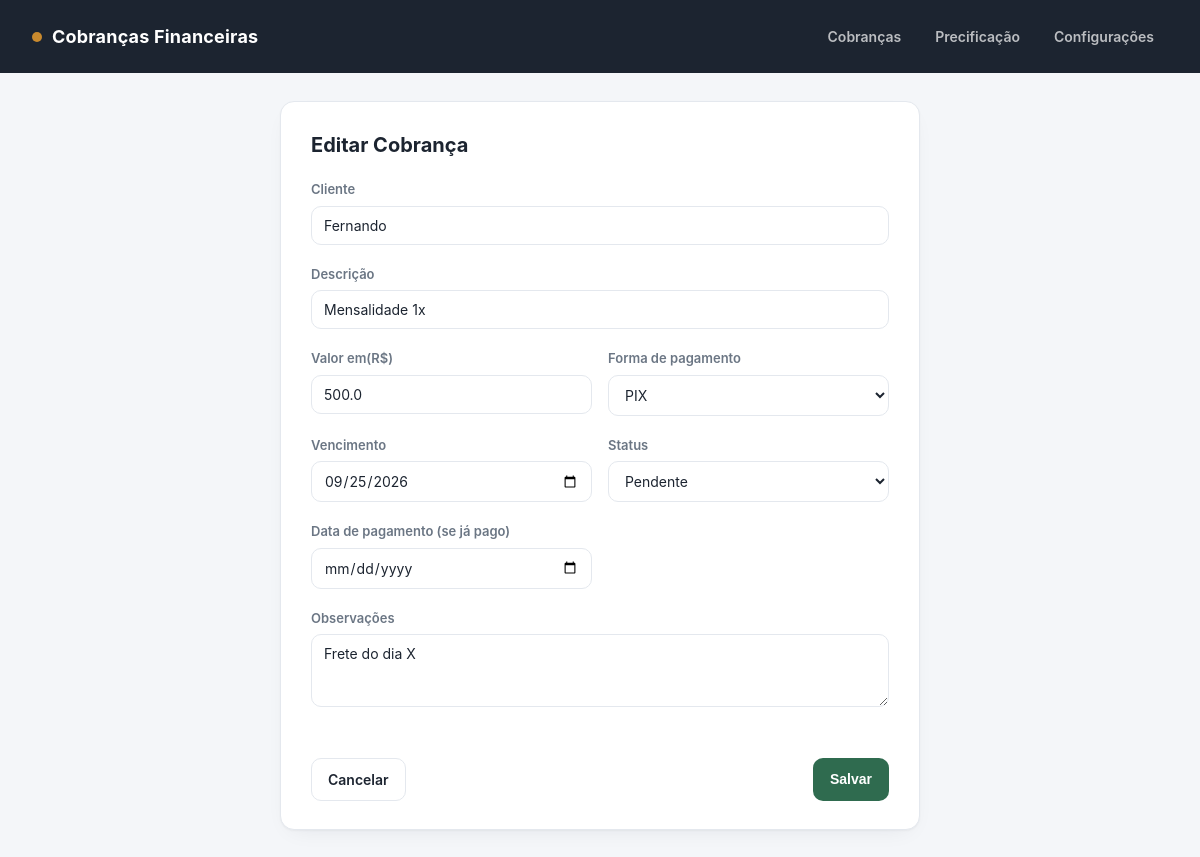
The app's page /editar/1, older data.
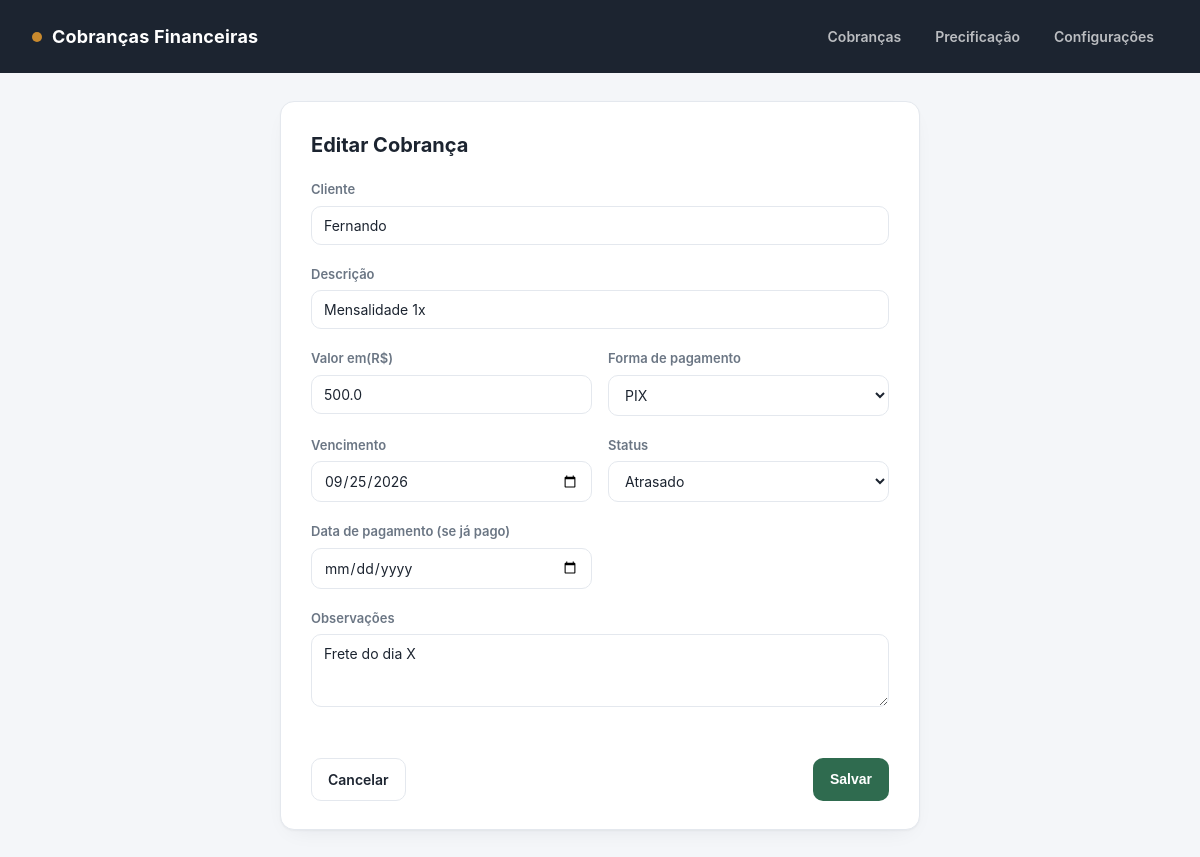
The same page, newer data.
### tables this page shows
CREATE TABLE cobrancas (
            id INTEGER PRIMARY KEY AUTOINCREMENT,
            cliente TEXT NOT NULL,
            descricao TEXT NOT NULL,
            valor REAL NOT NULL,
            forma_pagamento TEXT NOT NULL,
            status TEXT NOT NULL DEFAULT 'pendente',
            data_vencimento TEXT NOT NULL,
            data_pagamento TEXT,
            observacoes TEXT
        );

### app.py (the view, shortened to what this page needs)
@app.route("/editar/<int:id>", methods=["GET", "POST"])
def editar(id):
    conn = get_db()
    cobranca = conn.execute("SELECT * FROM cobrancas WHERE id = ?", (id,)).fetchone()
    if cobranca is None:
        conn.close()
        flash("Cobrança não encontrada.", "danger")
        return redirect(url_for("index"))
    conn.close()
    return render_template(
        "form.html", cobranca=cobranca, formas=FORMAS_PAGAMENTO,
        status_opcoes=STATUS_OPCOES, hoje=date.today().isoformat(),
    )

### app.py (called while the page is built)
def get_db():
    conn = sqlite3.connect(DB_PATH)
    conn.row_factory = sqlite3.Row
    conn.execute("PRAGMA foreign_keys = ON")
    return conn

### templates/form.html (shortened to what this page needs)
{% extends "base.html" %}
{% block content %}
<div class="form-card">
    <h1>{{ "Editar Cobrança" if cobranca else "Nova Cobrança" }}</h1>
    <form method="post">
        <div class="form-grid">
            <div class="form-field full">
                <label>Cliente</label>
                <input type="text" name="cliente" value="{{ cobranca['cliente'] if cobranca else '' }}" required>
            </div>
            <div class="form-field full">
                <label>Descrição</label>
                <input type="text" name="descricao" placeholder="Ex: Mensalidade de setembro"
                       value="{{ cobranca['descricao'] if cobranca else '' }}" required>
            </div>
            <div class="form-field">
                <label>Valor em(R$)</label>
                <input type="number" step="0.01" min="0.01" name="valor"
                       value="{{ cobranca['valor'] if cobranca else '' }}" required>
            </div>
            <div class="form-field">
                <label>Forma de pagamento</label>
                <select name="forma_pagamento" required>
                    {% for f in formas %}
                        <option value="{{ f }}" {% if cobranca and cobranca['forma_pagamento'] == f %}selected{% endif %}>{{ f }}</option>
                    {% endfor %}
                </select>
            </div>
            <div class="form-field">
                <label>Vencimento</label>
                <input type="date" name="data_vencimento"
                       value="{{ cobranca['data_vencimento'] if cobranca else hoje }}" required>
            </div>
            <div class="form-field">
                <label>Status</label>
                <select name="status">
                    {% for s in status_opcoes %}
                        <option value="{{ s }}" {% if cobranca and cobranca['status'] == s %}selected{% endif %}>{{ s|capitalize }}</option>
                    {% endfor %}
                </select>
            </div>
            <div class="form-field">
                <label>Data de pagamento (se já pago)</label>
                <input type="date" name="data_pagamento"
                       value="{{ cobranca['data_pagamento'] if cobranca and cobranca['data_pagamento'] else '' }}">
            </div>
            <div class="form-field full">
                <label>Observações</label>
                <textarea name="observacoes" rows="3">{{ cobranca['observacoes'] if cobranca and cobranca['observacoes'] else '' }}</textarea>
            </div>
            <div class="form-actions">
                <a href="{{ url_for('index') }}" class="btn btn-secondary">Cancelar</a>
                <button type="submit" class="btn btn-primary">Salvar</button>
            </div>
        </div>
    </form>
</div>
{% endblock %}

Row changes from the older to the newer data that the page shows:
changed cobrancas "Fernando": status "Pendente" → "Atrasado"
